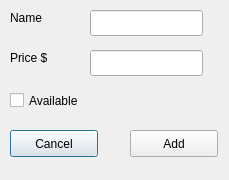
<?xml version="1.0" encoding="UTF-8"?>
<ui version="4.0">
 <class>AddChapterWindow</class>
 <widget class="QDialog" name="AddChapterWindow">
  <property name="geometry">
   <rect>
    <x>0</x>
    <y>0</y>
    <width>229</width>
    <height>180</height>
   </rect>
  </property>
  <property name="windowTitle">
   <string>Add New Chapter</string>
  </property>
  <widget class="QLabel" name="priceLabel">
   <property name="geometry">
    <rect>
     <x>10</x>
     <y>50</y>
     <width>71</width>
     <height>16</height>
    </rect>
   </property>
   <property name="text">
    <string>Price $</string>
   </property>
  </widget>
  <widget class="QPushButton" name="cancelButton">
   <property name="geometry">
    <rect>
     <x>10</x>
     <y>130</y>
     <width>88</width>
     <height>27</height>
    </rect>
   </property>
   <property name="text">
    <string>Cancel</string>
   </property>
  </widget>
  <widget class="QLabel" name="nameLabel">
   <property name="geometry">
    <rect>
     <x>10</x>
     <y>10</y>
     <width>58</width>
     <height>16</height>
    </rect>
   </property>
   <property name="text">
    <string>Name</string>
   </property>
  </widget>
  <widget class="QLineEdit" name="priceEdit">
   <property name="geometry">
    <rect>
     <x>90</x>
     <y>50</y>
     <width>113</width>
     <height>26</height>
    </rect>
   </property>
  </widget>
  <widget class="QPushButton" name="addButton">
   <property name="geometry">
    <rect>
     <x>130</x>
     <y>130</y>
     <width>88</width>
     <height>27</height>
    </rect>
   </property>
   <property name="text">
    <string>Add</string>
   </property>
  </widget>
  <widget class="QLineEdit" name="nameEdit">
   <property name="geometry">
    <rect>
     <x>90</x>
     <y>10</y>
     <width>113</width>
     <height>26</height>
    </rect>
   </property>
  </widget>
  <widget class="QCheckBox" name="avaiBox">
   <property name="geometry">
    <rect>
     <x>10</x>
     <y>90</y>
     <width>89</width>
     <height>21</height>
    </rect>
   </property>
   <property name="text">
    <string>Available</string>
   </property>
  </widget>
 </widget>
 <resources/>
 <connections/>
</ui>
